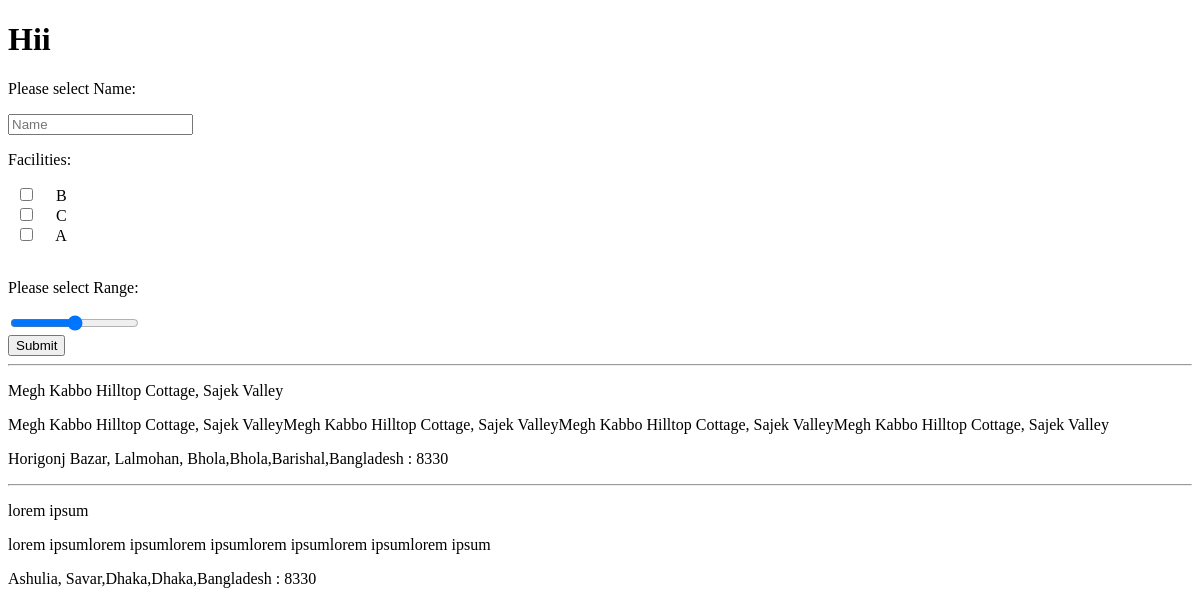
The app's page /, older data.
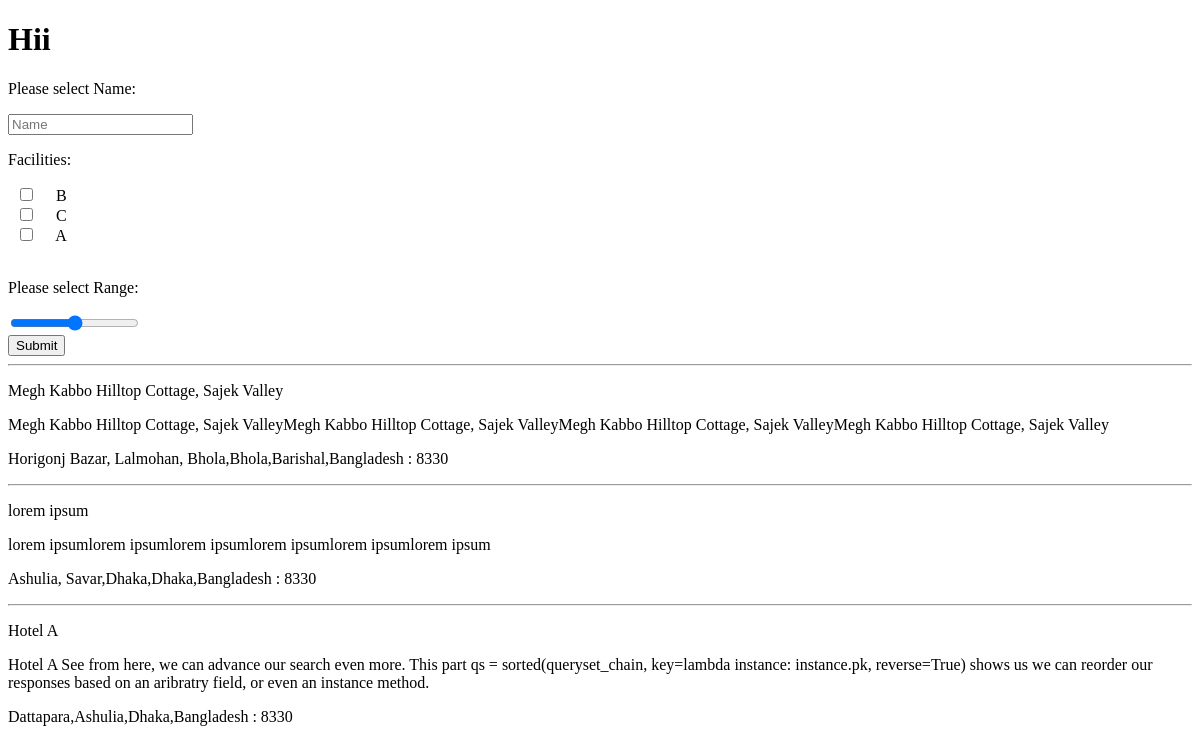
The same page, newer data.
### mainapp/models.py (models this page shows, shortened)
class Hotels(models.Model):
    hotel_name = models.CharField(max_length=100)
    hotel_description = models.TextField(max_length=250)
    hotel_image = models.ImageField(upload_to="Hotel")
    chech_in_From = models.TimeField()
    chech_in_To = models.TimeField()
    check_out_From = models.TimeField()
    check_out_To = models.TimeField()
    country = models.CharField(max_length=15)
    zip_code = models.CharField(max_length=10)
    division = models.CharField(max_length=15)
    city = models.CharField(max_length=15)
    street = models.CharField(max_length=50)

### mainapp/views.py (the view)
# urls.py: path('', views.index, name='index'),
def index(request):
    location = request.GET.get('name1')
    price =request.GET.get('range')
    hotels = Hotels.objects.all()
    facilities = Facilities.objects.all()
    facilities_keys = set([i.title for i in facilities])
    if cache.get(location):
        print("from Cache")
        hotels = cache.get(location)
    if cache.get(price):
        print("from Cache")
        hotels = cache.get(price)
    elif(location,price):
        print("from DB")
        if price and location:
            hotels = Hotels.objects.filter(Q(hotel_rooms__price__lte=price) & Q(Q(country=location)|Q(division=location)|Q(city=location)|Q(street=location)))
            cache.set(price,hotels)
            cache.set(location,hotels)
        if location:
            hotels = Hotels.objects.filter(Q(country=location)|Q(division=location)|Q(city=location)|Q(street=location))
            cache.set(location, hotels)
        if price:
            hotels = Hotels.objects.filter(hotel_rooms__price__lte=price)
            cache.set(price, hotels)
        hotels.distinct()
    return render(request, 'index.html', {'hotels':hotels, 'facilities':facilities_keys})

### templates/index.html
{% extends 'base.html' %}
{% block content %}
<h1>Hii</h1>
<form>
    <p>Please select Name:</p>
    <input type="text" placeholder="Name" name="name1">
    <br>
    <p>Facilities:</p>
    {% for facilitie in facilities %}
      <input type="checkbox" name="fav_language" value="{{facilitie.title}}">
            <label for="{{facilitie.title}}">{{facilitie.title}}</label><br>
    {% endfor %}
    <br>
    <p>Please select Range:</p>
    <input name="range" type="range" min="0" max="7000">
    <br>
    <button type="submit">Submit</button>
</form>
{% for hotel in hotels %}
<hr>
<p>{{hotel.hotel_name}}</p>
<p>{{hotel.hotel_description}}</p>
<p>{{hotel.street}},{{hotel.city}},{{hotel.division}},{{hotel.country}} : {{hotel.zip_code}}</p>
{% endfor %}
{% endblock %}

### templates/base.html (shortened to what this page needs)
<!DOCTYPE html>
<html lang="en">
<head>
</head>
<body>
    {% block content %}
    {% endblock %}
</body>
</html>

Row changes from the older to the newer data that the page shows:
added Hotels: hotel_name "Hotel A", hotel_description "Hotel A See from here, we can advance our search even more. This part qs = sorted(queryset_chain, key=lambda instance: instance.pk, reverse=True) shows us we can reorder our responses based on an aribratry field, or even an instance method.", street "Dattapara", city "Ashulia", division "Dhaka", country "Bangladesh", zip_code "8330"
